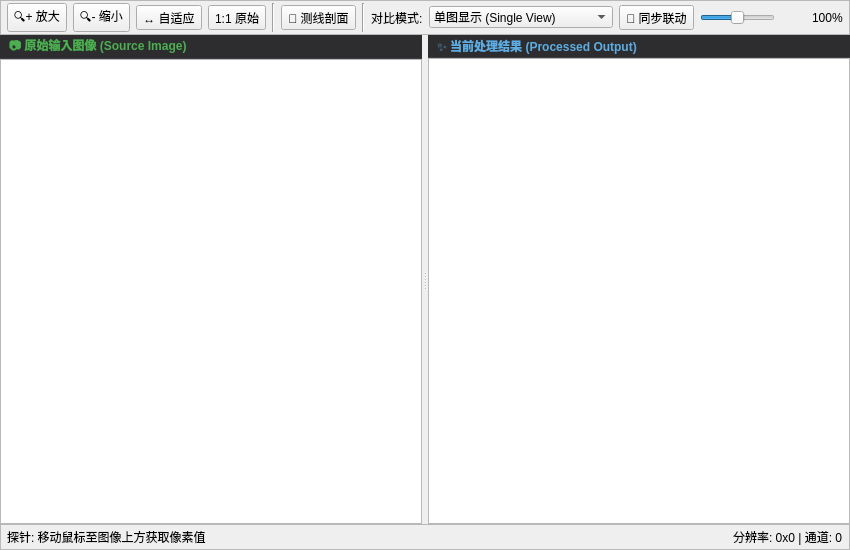
<?xml version="1.0" encoding="UTF-8"?>
<ui version="4.0">
 <class>ImageViewer</class>
 <widget class="QWidget" name="ImageViewer">
  <property name="geometry">
   <rect>
    <x>0</x>
    <y>0</y>
    <width>850</width>
    <height>550</height>
   </rect>
  </property>
  <property name="windowTitle">
   <string>图像视口 (Viewport)</string>
  </property>
  <layout class="QVBoxLayout" name="verticalLayout">
   <property name="leftMargin">
    <number>0</number>
   </property>
   <property name="topMargin">
    <number>0</number>
   </property>
   <property name="rightMargin">
    <number>0</number>
   </property>
   <property name="bottomMargin">
    <number>0</number>
   </property>
   <property name="spacing">
    <number>0</number>
   </property>
   <item>
    <widget class="QFrame" name="toolbarFrame">
     <property name="maximumSize">
      <size>
       <width>16777215</width>
       <height>36</height>
      </size>
     </property>
     <property name="frameShape">
      <enum>QFrame::StyledPanel</enum>
     </property>
     <layout class="QHBoxLayout" name="horizontalLayout">
      <property name="leftMargin">
       <number>6</number>
      </property>
      <property name="topMargin">
       <number>2</number>
      </property>
      <property name="rightMargin">
       <number>6</number>
      </property>
      <property name="bottomMargin">
       <number>2</number>
      </property>
      <item>
       <widget class="QToolButton" name="btnZoomIn">
        <property name="toolTip">
         <string>放大图像</string>
        </property>
        <property name="text">
         <string>🔍+ 放大</string>
        </property>
       </widget>
      </item>
      <item>
       <widget class="QToolButton" name="btnZoomOut">
        <property name="toolTip">
         <string>缩小图像</string>
        </property>
        <property name="text">
         <string>🔍- 缩小</string>
        </property>
       </widget>
      </item>
      <item>
       <widget class="QToolButton" name="btnZoomFit">
        <property name="toolTip">
         <string>自适应窗口大小</string>
        </property>
        <property name="text">
         <string>↔ 自适应</string>
        </property>
       </widget>
      </item>
      <item>
       <widget class="QToolButton" name="btnZoomOriginal">
        <property name="toolTip">
         <string>1:1 原始像素大小</string>
        </property>
        <property name="text">
         <string>1:1 原始</string>
        </property>
       </widget>
      </item>
      <item>
       <widget class="Line" name="lineSepProfile">
        <property name="orientation">
         <enum>Qt::Vertical</enum>
        </property>
       </widget>
      </item>
      <item>
       <widget class="QToolButton" name="btnLineProfile">
        <property name="toolTip">
         <string>开启/关闭交互式测线灰度剖面分析 (Profile Line / 快捷键 L)</string>
        </property>
        <property name="text">
         <string>📏 测线剖面</string>
        </property>
        <property name="checkable">
         <bool>true</bool>
        </property>
       </widget>
      </item>
      <item>
       <widget class="Line" name="lineSep1">
        <property name="orientation">
         <enum>Qt::Vertical</enum>
        </property>
       </widget>
      </item>
      <item>
       <widget class="QLabel" name="lblMode">
        <property name="text">
         <string>对比模式:</string>
        </property>
       </widget>
      </item>
      <item>
       <widget class="QComboBox" name="comboCompareMode">
        <property name="toolTip">
         <string>选择图像显示与原图对比模式</string>
        </property>
        <item>
         <property name="text">
          <string>单图显示 (Single View)</string>
         </property>
        </item>
        <item>
         <property name="text">
          <string>卷帘分屏对比 (Split Slider)</string>
         </property>
        </item>
        <item>
         <property name="text">
          <string>左右独立对比 (Side-by-Side)</string>
         </property>
        </item>
        <item>
         <property name="text">
          <string>上下独立对比 (Top-Bottom)</string>
         </property>
        </item>
       </widget>
      </item>
      <item>
       <widget class="QToolButton" name="btnSyncViews">
        <property name="toolTip">
         <string>开启/关闭双图同步联动缩放与平移 (开启时协同移动，关闭时单张独立放大对比)</string>
        </property>
        <property name="text">
         <string>🔗 同步联动</string>
        </property>
        <property name="checkable">
         <bool>true</bool>
        </property>
        <property name="checked">
         <bool>false</bool>
        </property>
       </widget>
      </item>
      <item>
       <widget class="QSlider" name="sliderSplitPos">
        <property name="toolTip">
         <string>调节卷帘对比分割线位置</string>
        </property>
        <property name="maximum">
         <number>100</number>
        </property>
        <property name="value">
         <number>50</number>
        </property>
        <property name="orientation">
         <enum>Qt::Horizontal</enum>
        </property>
       </widget>
      </item>
      <item>
       <spacer name="horizontalSpacer">
        <property name="orientation">
         <enum>Qt::Horizontal</enum>
        </property>
        <property name="sizeHint" stdset="0">
         <size>
          <width>40</width>
          <height>20</height>
         </size>
        </property>
       </spacer>
      </item>
      <item>
       <widget class="QLabel" name="lblZoomPercent">
        <property name="text">
         <string>100%</string>
        </property>
       </widget>
      </item>
     </layout>
    </widget>
   </item>
   <item>
    <widget class="QSplitter" name="viewSplitter">
     <property name="sizePolicy">
      <sizepolicy hsizetype="Expanding" vsizetype="Expanding">
       <horstretch>1</horstretch>
       <verstretch>1</verstretch>
      </sizepolicy>
     </property>
     <property name="orientation">
      <enum>Qt::Horizontal</enum>
     </property>
     <property name="handleWidth">
      <number>6</number>
     </property>
     <widget class="QWidget" name="containerSource" native="true">
      <property name="sizePolicy">
       <sizepolicy hsizetype="Expanding" vsizetype="Expanding">
        <horstretch>1</horstretch>
        <verstretch>1</verstretch>
       </sizepolicy>
      </property>
      <layout class="QVBoxLayout" name="layoutSource">
       <property name="leftMargin">
        <number>0</number>
       </property>
       <property name="topMargin">
        <number>0</number>
       </property>
       <property name="rightMargin">
        <number>0</number>
       </property>
       <property name="bottomMargin">
        <number>0</number>
       </property>
       <property name="spacing">
        <number>0</number>
       </property>
       <item>
        <widget class="QLabel" name="lblTitleSource">
         <property name="maximumSize">
          <size>
           <width>16777215</width>
           <height>24</height>
          </size>
         </property>
         <property name="styleSheet">
          <string notr="true">background-color: #2d2d30; color: #4caf50; font-weight: bold; padding: 2px 6px; border-bottom: 1px solid #3e3e42;</string>
         </property>
         <property name="text">
          <string>📷 原始输入图像 (Source Image)</string>
         </property>
        </widget>
       </item>
       <item>
        <widget class="QGraphicsView" name="viewSource">
         <property name="sizePolicy">
          <sizepolicy hsizetype="Expanding" vsizetype="Expanding">
           <horstretch>1</horstretch>
           <verstretch>1</verstretch>
          </sizepolicy>
         </property>
         <property name="dragMode">
          <enum>QGraphicsView::ScrollHandDrag</enum>
         </property>
        </widget>
       </item>
      </layout>
     </widget>
     <widget class="QWidget" name="containerProcessed" native="true">
      <property name="sizePolicy">
       <sizepolicy hsizetype="Expanding" vsizetype="Expanding">
        <horstretch>1</horstretch>
        <verstretch>1</verstretch>
       </sizepolicy>
      </property>
      <layout class="QVBoxLayout" name="layoutProcessed">
       <property name="leftMargin">
        <number>0</number>
       </property>
       <property name="topMargin">
        <number>0</number>
       </property>
       <property name="rightMargin">
        <number>0</number>
       </property>
       <property name="bottomMargin">
        <number>0</number>
       </property>
       <property name="spacing">
        <number>0</number>
       </property>
       <item>
        <widget class="QLabel" name="lblTitleProcessed">
         <property name="maximumSize">
          <size>
           <width>16777215</width>
           <height>24</height>
          </size>
         </property>
         <property name="styleSheet">
          <string notr="true">background-color: #2d2d30; color: #5dade2; font-weight: bold; padding: 2px 6px; border-bottom: 1px solid #3e3e42;</string>
         </property>
         <property name="text">
          <string>✨ 当前处理结果 (Processed Output)</string>
         </property>
        </widget>
       </item>
       <item>
        <widget class="QGraphicsView" name="graphicsView">
         <property name="sizePolicy">
          <sizepolicy hsizetype="Expanding" vsizetype="Expanding">
           <horstretch>1</horstretch>
           <verstretch>1</verstretch>
          </sizepolicy>
         </property>
         <property name="dragMode">
          <enum>QGraphicsView::ScrollHandDrag</enum>
         </property>
        </widget>
       </item>
      </layout>
     </widget>
    </widget>
   </item>
   <item>
    <widget class="QFrame" name="statusFrame">
     <property name="maximumSize">
      <size>
       <width>16777215</width>
       <height>26</height>
      </size>
     </property>
     <property name="frameShape">
      <enum>QFrame::StyledPanel</enum>
     </property>
     <layout class="QHBoxLayout" name="statusLayout">
      <property name="leftMargin">
       <number>6</number>
      </property>
      <property name="topMargin">
       <number>2</number>
      </property>
      <property name="rightMargin">
       <number>6</number>
      </property>
      <property name="bottomMargin">
       <number>2</number>
      </property>
      <item>
       <widget class="QLabel" name="lblPixelProbe">
        <property name="text">
         <string>探针: 移动鼠标至图像上方获取像素值</string>
        </property>
       </widget>
      </item>
      <item>
       <spacer name="horizontalSpacer_2">
        <property name="orientation">
         <enum>Qt::Horizontal</enum>
        </property>
        <property name="sizeHint" stdset="0">
         <size>
          <width>40</width>
          <height>20</height>
         </size>
        </property>
       </spacer>
      </item>
      <item>
       <widget class="QLabel" name="lblImageInfo">
        <property name="text">
         <string>分辨率: 0x0 | 通道: 0</string>
        </property>
       </widget>
      </item>
     </layout>
    </widget>
   </item>
  </layout>
 </widget>
 <resources/>
 <connections/>
</ui>
